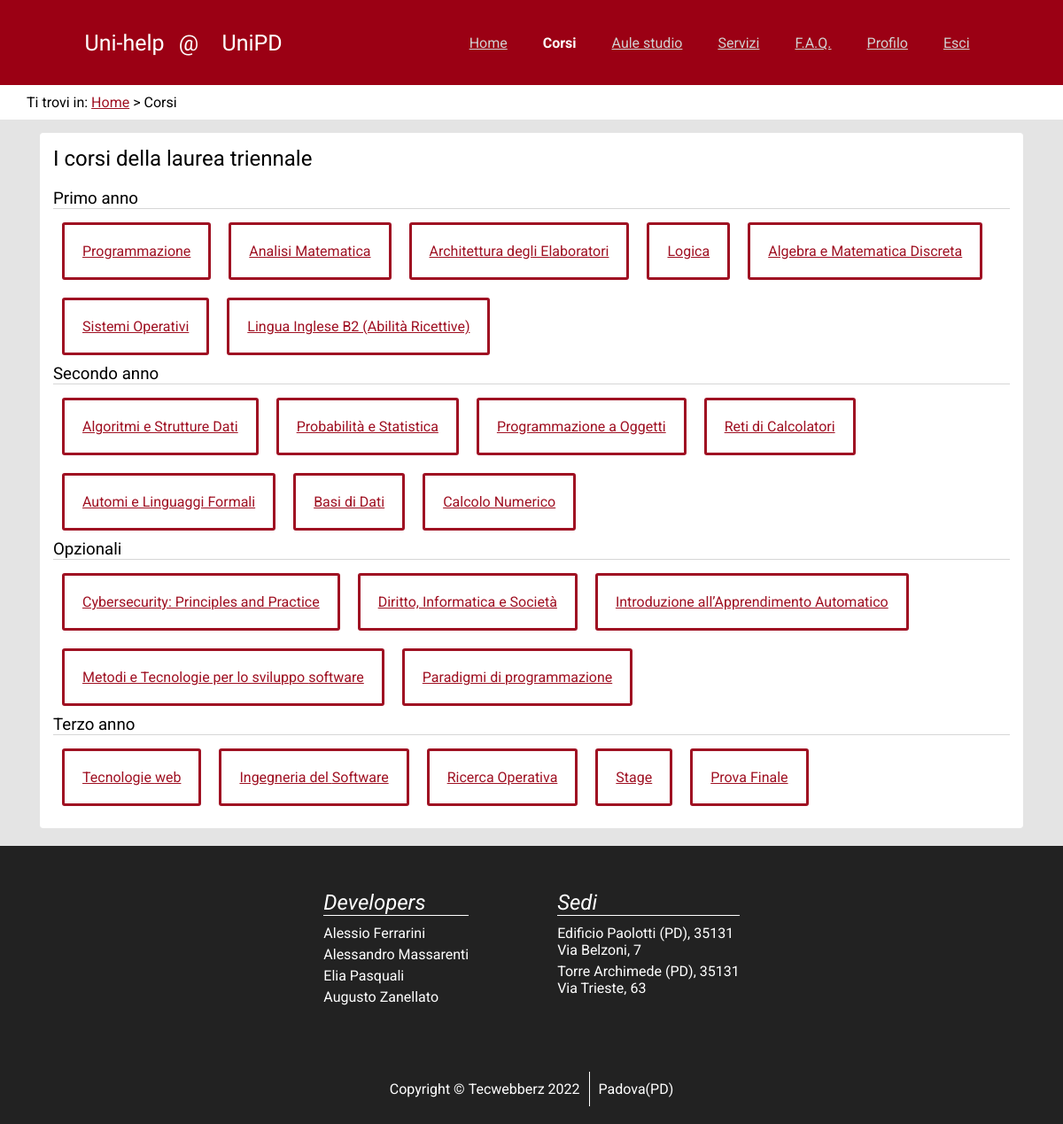
/corsi.php (signed in), run on the app's committed database.
### tables this page shows
CREATE TABLE `Course` (
  `id_corso` int(11) NOT NULL,
  `name` varchar(255) NOT NULL,
  `description` text NOT NULL,
  `cfu` tinyint(2) NOT NULL,
  `propedeutici` text NOT NULL,
  `anno` tinyint(1) NOT NULL,
  `periodo` tinyint(1) NOT NULL,
  `lingua` varchar(3) NOT NULL,
  `responsabile` varchar(255) NOT NULL,
  `email_resp` varchar(255) NOT NULL
);

### public_html/lib/databaselayer.php (called while the page is built, shortened)
<?php
class DatabaseLayer {
    private string $url;
    private string $user;
    private string $pass;
    private string $database;
    private ?mysqli $maybe_connection;
    public function __construct(string $url, string $user,
                                string $pass, string $database) {
        $this->url = $url;
        $this->user = $user;
        $this->pass = $pass;
        $this->database = $database;
        $this->maybe_connection = null;
    }
    private function connection(): mysqli {
        if ($this->maybe_connection === null) {
            $this->maybe_connection = new mysqli(
                $this->url,
                $this->user,
                $this->pass,
                $this->database
            );
        }
        return $this->maybe_connection;
    }
    public function query(string $statement,
                           array $parameters = array()) {
        $stmt = $this->connection()->prepare($statement);
        $format = "";
        $stmt->execute();
        $result = $stmt->get_result();
        return $result;
    }
}
?>

### public_html/lib/orm/services/courseservice.php (called while the page is built, shortened)
<?php
class CourseService {
    private DatabaseLayer $db;
    private string $table_name;
    public function __construct(DatabaseLayer $db) {
        $this->db = $db;
        $this->table_name = "Course";
    }
    public function get_all_courses(): array {
        $res = $this->db->query(
            "SELECT * FROM {$this->table_name}"
        );
        $ret = array();
        while ($row = $res->fetch_assoc()) {
            $ret[] = parse_course($row);
        }
        return $ret;
    }
}
?>

### public_html/app/global.php (called while the page is built, shortened)
<?php
require_once($root . "/lib/databaselayer.php");
require_once($root . "/lib/orm/services/courseservice.php");
require_once($root . "/lib/template_engine.php");
require_once($root . "/lib/commontemplates.php");
$template_engine = new TemplateEngine($root . "/templates");
?>

### public_html/lib/template_engine.php (called while the page is built, shortened)
<?php
class TemplateEngine {
    private string $base_path;
    public function __construct(string $base_path = "templates") {
        $this->base_path = $base_path;
    }
    public function load_template(string $name): Template {
        $template_content = "";
        try {
            $template_content = file_get_contents("{$this->base_path}/{$name}");
        } catch (Exception $ex) {
            throw new Exception("Could not open template: \"{$name}\"
                in base {$this->base_path}");
        }
        return new Template($name, $template_content);
    }
}
class Template {
    private string $state;
    public function __construct(string $template_name, string $state) {
        $this->state = $state;
    }
    public function insert(string $id, string $value): void {
        $patt_begin = self::PATT_BEGIN;
        $patt_end = self::PATT_END;
        $n_changes = 0;
        $patt = "{$patt_begin}{$id}{$patt_end}";
        $this->state = str_replace($patt, $value, $this->state, $n_changes);
    }
    public function build(): string {
        $patt_begin = self::PATT_BEGIN;
        $patt_end = self::PATT_END;
        $patt = "~{$patt_begin}([a-zA-Z0-9_-]+){$patt_end}~";
        return $this->state;
    }
}
?>

### public_html/lib/commontemplates.php (the view, shortened to what this page needs)
<?php
$actions = array(
    array("index.php", "Home"),
    array("corsi.php", "Corsi"),
    array("aule.php", "Aule studio"),
    array("servizi.php", "Servizi"),
    array("faq.php", "<abbr lang=\"en\"
            title=\"Frequently Asked Question\">F.A.Q.</abbr>"),
);
function build_header(): string {
    global $template_engine;
    global $page_index;
    global $actions;
    $header_template =
        $template_engine->load_template("header.template.html");
    $actions_len = count($actions);
    foreach ($actions as $i => $action) {
        $id = "action{$i}";
        $element = "";
        if ($i === $page_index) {
            $element = make_list_item($action[1], "active");
        } else {
            $element = make_list_item(make_link($action[1], $action[0]));
        }
        $header_template->insert($id, $element);
    }
    $action = " ";
    if (isset($_SESSION["logged_user"])
        && $_SESSION["logged_user"] !== null) {
        if ($actions_len + 0 === $page_index) {
            $action .= make_list_item("Profilo", "active");
        } else {
            $action .= make_list_item(make_link("Profilo", "profilo.php"));
        }
        if ($actions_len + 1 === $page_index) {
            $action .= make_list_item("Esci", "active");
        } else {
            $action .= make_list_item(make_link("Esci", "app/logout_engine.php"));
        }
    }
    $header_template->insert("userlogin_action", $action);
    return $header_template->build();
}
function make_list_item(string $content, ?string $class = null): string {
    $open = "<li>";
    if ($class !== null) {
        $open = "<li class=\"{$class}\">";
    }
    return "{$open}{$content}</li>";
}
function make_link(string $content, string $ref, ?string $class = null): string {
    $open = "<a";
    if ($class !== null) {
        $open .= " class=\"{$class}\"";
    }
    return "{$open} href='{$ref}'>{$content}</a>";
}
?>

### public_html/corsi.php
<?php
$root = ".";
$page_index = 1;
require_once($root . "/app/global.php");
$courses = $course_service->get_all_courses();
$courses_template = $template_engine->load_template(
    "corsi/corsi.template.html"
);
$courses_template ->insert("header", build_header());
$courses_template ->insert("footer", build_footer());
function build_course_component(string $name, array $courses): string {
    global $template_engine;
    $section_template = $template_engine->load_template(
        "corsi/corsisection.template.html"
    );
    $section_template->insert("sectionname", $name);
    $list = "";
    foreach ($courses as $course) {
        $list .= make_list_item(make_link($course->name, "corso.php?id={$course->id}", "btn btn-primary"));
    }
    $section_template->insert("courses", $list);
    return $section_template->build();
}
function make_year_filter(int $year): callable {
    return function(CourseDTO $course) use($year): bool {
        return $course->year === $year;
    };
}
$fst_year = array_filter($courses, make_year_filter(1));
$snd_year = array_filter($courses, make_year_filter(2));
$trd_year = array_filter($courses, make_year_filter(3));
$opt_year = array_filter($courses, make_year_filter(4));
$courses_template->insert_all(array(
    "fstyr" => build_course_component("Primo anno", $fst_year),
    "sndyr" => build_course_component("Secondo anno", $snd_year),
    "trdyr" => build_course_component("Terzo anno", $trd_year),
    "optional" => build_course_component("Opzionali", $opt_year),
));
echo $courses_template->build();
?>

### data on the page
course: name "Programmazione"
course: name "Analisi Matematica"
course: name "Architettura degli Elaboratori"
course: name "Logica"
course: name "Algebra e Matematica Discreta"
course: name "Sistemi Operativi"
course: name "Lingua Inglese B2 (Abilità Ricettive)"
course: name "Algoritmi e Strutture Dati"
course: name "Probabilità e Statistica"
course: name "Programmazione a Oggetti"
course: name "Reti di Calcolatori"
course: name "Automi e Linguaggi Formali"
course: name "Basi di Dati"
course: name "Calcolo Numerico"
course: name "Cybersecurity: Principles and Practice"
course: name "Diritto, Informatica e Società"
course: name "Introduzione all’Apprendimento Automatico"
course: name "Metodi e Tecnologie per lo sviluppo software"
course: name "Paradigmi di programmazione"
course: name "Tecnologie web"
course: name "Ingegneria del Software"
course: name "Ricerca Operativa"
course: name "Stage"
course: name "Prova Finale"

### other printed values
$content "Home Aule studio Servizi F.A.Q. Profilo Esci"
$content "Corsi"
